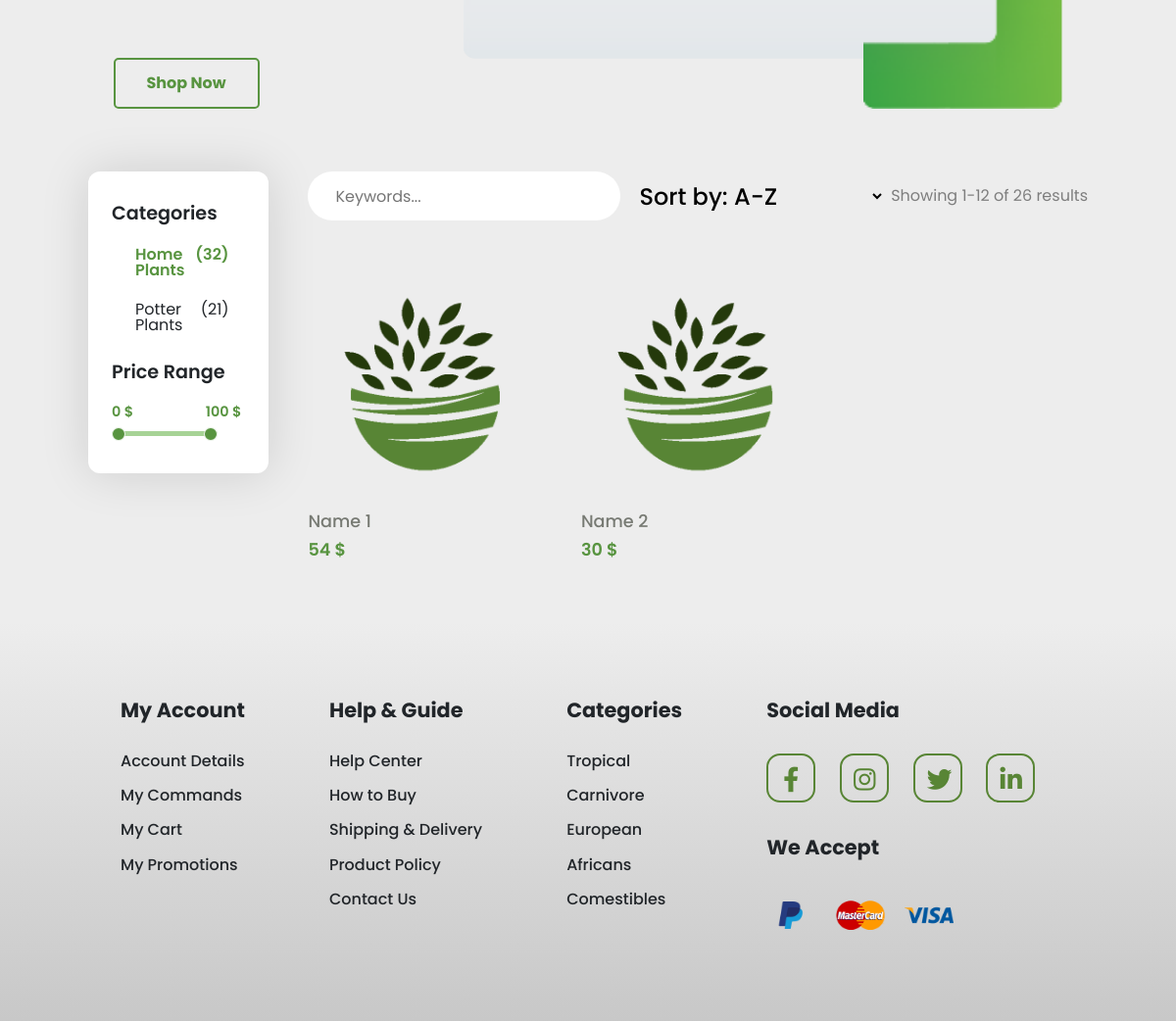
Before: /website/index.php?page=shop (lower part) with the older database file.
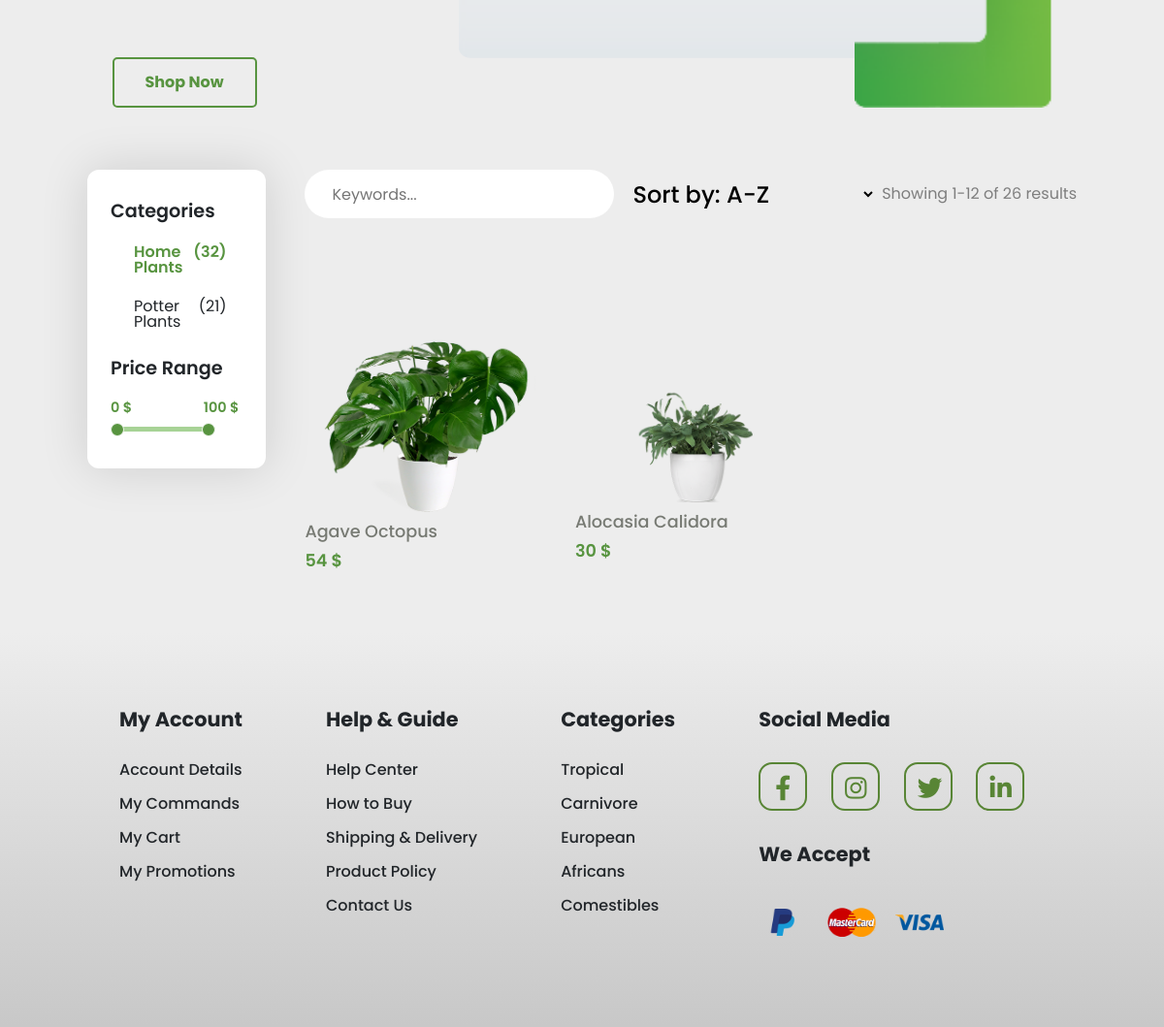
After: the same page with the newer database file.
### tables this page shows
CREATE TABLE product(
   product_id INT AUTO_INCREMENT,
   name VARCHAR(50)  NOT NULL,
   short_description VARCHAR(150)  NOT NULL,
   long_description VARCHAR(500)  NOT NULL,
   price_excl_tax DECIMAL(15,2)   NOT NULL,
   stock_quantity INT NOT NULL,
   tax_id INT NOT NULL,
   image_id INT NOT NULL,
   category_id INT NOT NULL,
   PRIMARY KEY(product_id),
   FOREIGN KEY(tax_id) REFERENCES tax(tax_id),
   FOREIGN KEY(image_id) REFERENCES image(image_id),
   FOREIGN KEY(category_id) REFERENCES category(category_id)
);

CREATE TABLE image(
   image_id INT AUTO_INCREMENT,
   url VARCHAR(255)  NOT NULL,
   PRIMARY KEY(image_id)
);

CREATE TABLE tax(
   tax_id INT AUTO_INCREMENT,
   rate DECIMAL(15,2)   NOT NULL,
   PRIMARY KEY(tax_id)
);

### database/DBController.php (called while the page is built, shortened)
<?php
    class DBController
    {
        protected $host = '127.0.0.1';
        protected $user = 'root';
        protected $pwd = '#Apomposelli1';
        protected $database = 'tropicalinterior';
        public function __construct()
        {
            $this->con = mysqli_connect($this->host, $this->user, $this->pwd, $this->database);
        }
    }
?>

### utilities.php (called while the page is built, shortened)
<?php
    function debug_to_console($data) {
        $output = $data;
    }
    require(__DIR__."/database/DBController.php");
    $db = new DBController();
    require(__DIR__."/database/CustomRequest.php");
    $customRequest = new CustomRequest($db);
?>

### database/CustomRequest.php (called while the page is built, shortened)
<?php
    class CustomRequest
    {
        public $db = null;
        public function __construct(DBController $db)
        {
            $this->db = $db;
        }
        public function getData($query)
        {
            $result = $this->db->con->query($query);
            $resultArray = array();
            while($item = mysqli_fetch_array($result, MYSQLI_ASSOC))
            {
                $resultArray[] = $item;
            }
            return $resultArray;
        }
    }
?>

### website/pages/shop.php (the view, shortened to what this page needs)
<div class="shop_main_container">
    <div class="design_section_container">
        <div class="title_button_container">
            <div class="shop_now_button">Shop Now</div>
        </div>
        <div class="design_graphics_container">
            <img src="/website/graphics/img/shop-example-design-product.png" alt="plant-image" class="design_plant_image">
            <img src="/website/graphics/img/shop-design-shape.png" alt="design-shape" class="design_shape_image">
        </div>
    </div>
    <div class="selection_section_main_container">
        <div class="filters_sidebar_container">
            <p class="filter_title">Categories</p>
            <div class="selected filter_category_filter_item">
                <p class="filter_category_filter_name">Home Plants</p>
                <p class="filter_category_filter_amount">(32)</p>
            </div>
            <div class="filter_category_filter_item">
                <p class="filter_category_filter_name">Potter Plants</p>
                <p class="filter_category_filter_amount">(21)</p>
            </div>
            <p class="filter_title">Price Range</p>
            <div class="filter_range_wrapper">
                <div class="filter_range_values">
                    <p id="range-1">0</p>
                    <p id="range-2">100</p>
                </div>
                <div class="double-range-slider-container">
                    <div class="slider-track"></div>
                </div>
            </div>
        </div>
        <div class="sort_results_products_container">
            <div class="sort_results_container">
                <input type="text" placeholder="Keywords..." class="sort_search_bar">
                <select class="sort_by_dropdown" name="sorting_dropdown" class="sorting_dropdown">
                    <option value="Name_A_To_Z">Sort by: A-Z</option>
                </select>
                <p class="showing_results">Showing 1-12 of 26 results</p>
            </div>
            <div class="products_grid_container">
                <?php
                $products = $customRequest->getData(
                    "SELECT p.product_id, p.name, p.price_excl_tax, t.rate AS tax_rate, i.url AS image_url
                    FROM product p
                    LEFT JOIN (tax t CROSS JOIN image i) ON (p.tax_id = t.tax_id AND p.image_id = i.image_id);
                    ");
                ?>
                <?php foreach($products as $product) { ?>
                    <a href="/website/pages/selected-product.php?product_id=<?= $product['product_id'] ?>" class="product_card_item">
                        <img class="product_card_image"src="<?= $product['image_url'] ?>" alt="product_image">
                        <p class="product_card_name"><?= $product['name'] ?></p>
                        <p class="product_card_price"><?= ($product['price_excl_tax'] + ($product['price_excl_tax'] * $product['tax_rate'] / 100)) ?> $</p>
                    </a>
                <?php } ?>
            </div>
        </div>
    </div>
</div>

Changed rows visible on the page:
changed product: image.url: a different picture; name "Name 1" → "Agave Octopus"
changed product: image.url: a different picture; name "Name 2" → "Alocasia Calidora"
